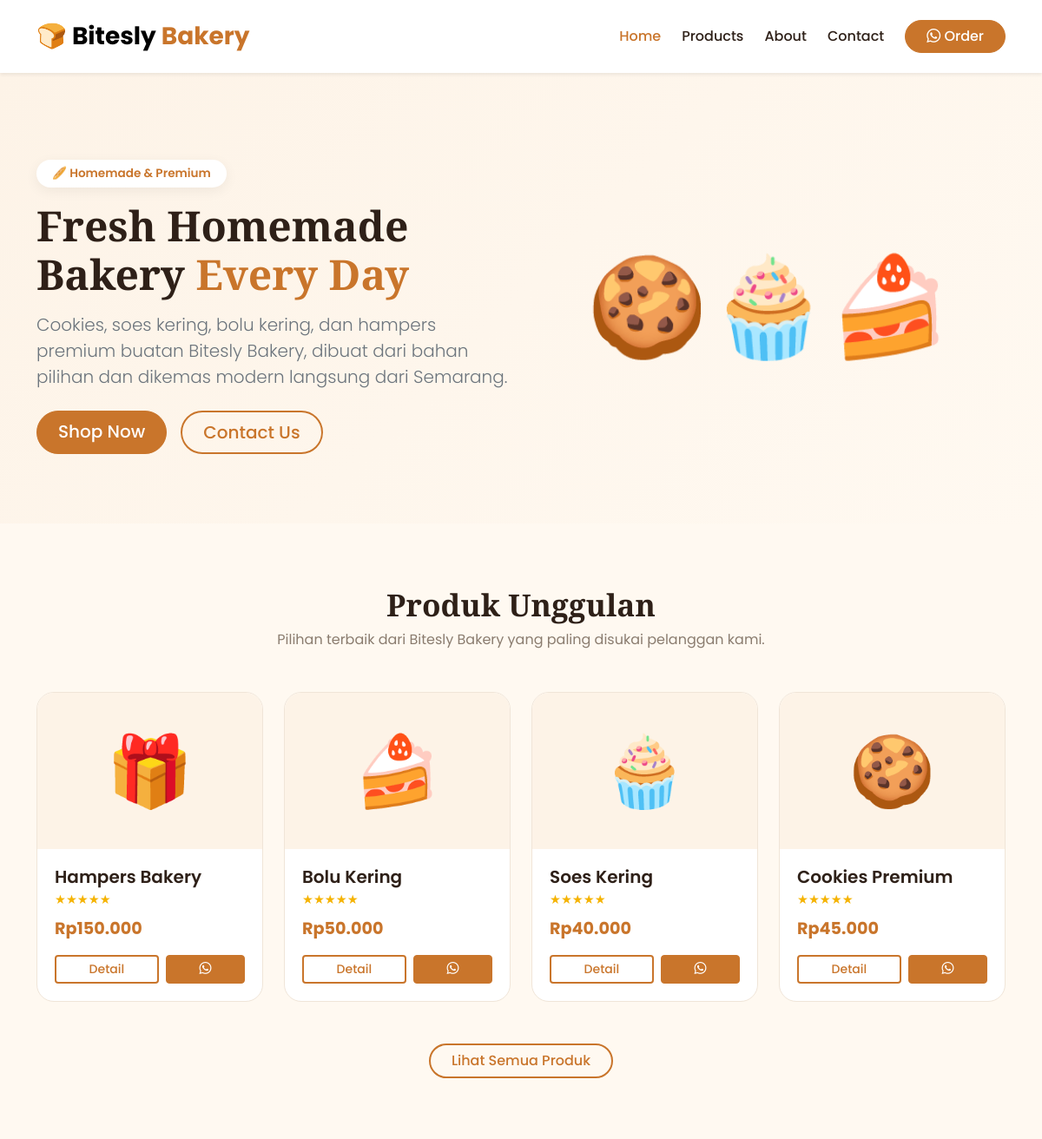
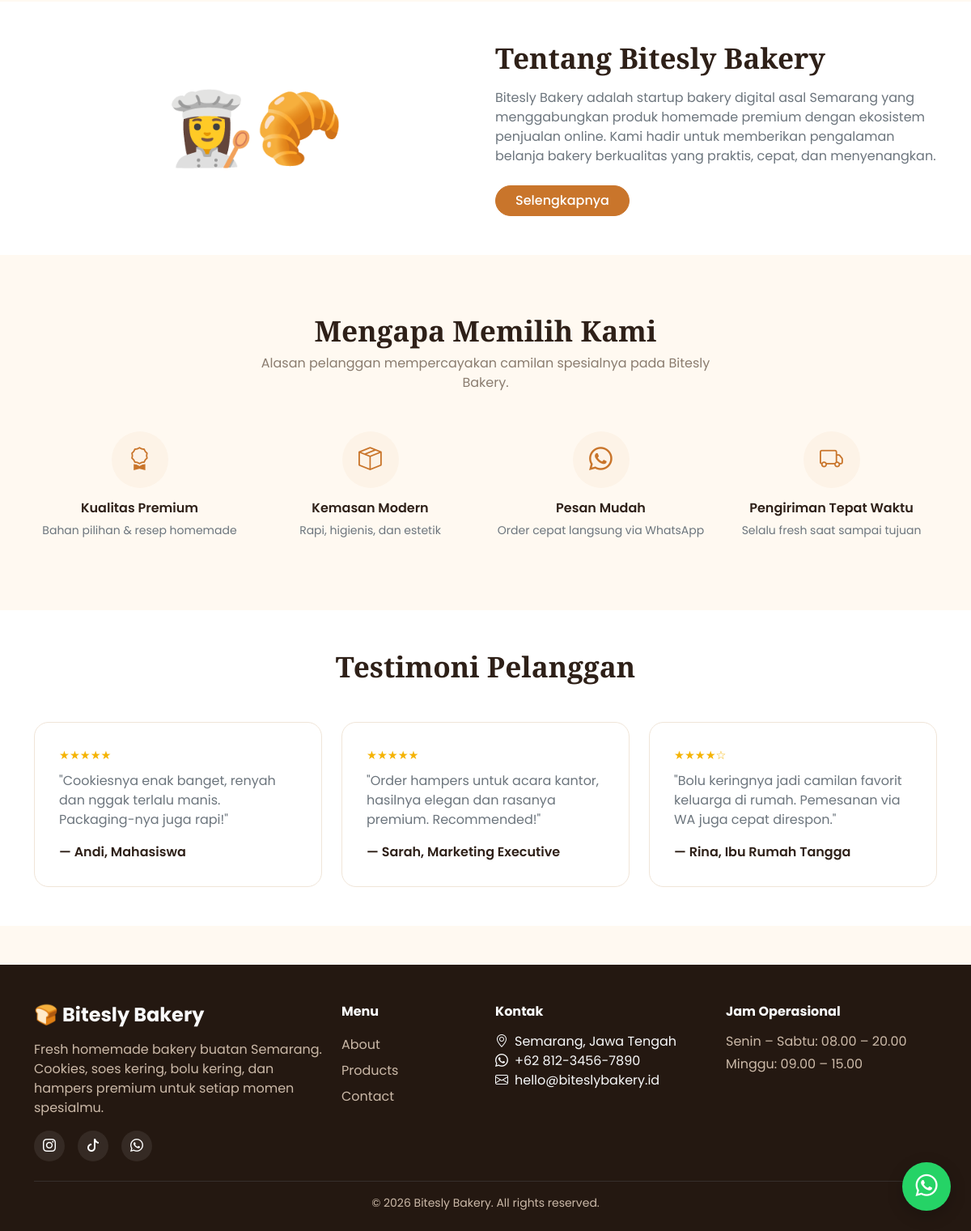
The page / on the database its author committed (2 pictures, top to bottom).
### tables this page shows
CREATE TABLE IF NOT EXISTS produk (
  id INT AUTO_INCREMENT PRIMARY KEY,
  nama VARCHAR(100) NOT NULL,
  kategori VARCHAR(50) NOT NULL,
  harga INT NOT NULL,
  deskripsi TEXT,
  komposisi TEXT,
  berat VARCHAR(50) DEFAULT NULL,
  gambar VARCHAR(255) DEFAULT 'default.jpg',
  rating DECIMAL(2,1) DEFAULT 5.0,
  created_at TIMESTAMP DEFAULT CURRENT_TIMESTAMP
);

### index.php (the view, shortened to what this page needs)
<?php
require_once 'includes/db.php';
$base_url = '';
$current_page = 'home';
include 'includes/header.php';
include 'includes/navbar.php';
$query = mysqli_query($koneksi, "SELECT * FROM produk ORDER BY id DESC LIMIT 4");
function emojiKategori($kategori) {
    $map = [
        'Cookies' => '🍪',
        'Soes' => '🧁',
        'Bolu' => '🍰',
        'Hampers' => '🎁',
    ];
    return $map[$kategori] ?? '🥐';
}
?>
<section class="hero-section">
  <div class="container">
    <div class="row align-items-center gy-5">
      <div class="col-lg-6">
        <span class="hero-badge">🥖 Homemade &amp; Premium</span>
        <h1 class="hero-title mt-3 mb-3">Fresh Homemade Bakery <span class="brand-accent">Every Day</span></h1>
        <p class="lead text-secondary mb-4">Cookies, soes kering, bolu kering, dan hampers premium buatan Bitesly Bakery, dibuat dari bahan pilihan dan dikemas modern langsung dari Semarang.</p>
        <div class="d-flex flex-wrap gap-3">
          <a href="products.php" class="btn btn-brand btn-lg rounded-pill px-4">Shop Now</a>
          <a href="contact.php" class="btn btn-outline-brand btn-lg rounded-pill px-4">Contact Us</a>
        </div>
      </div>
      <div class="col-lg-6">
        <div class="hero-emoji-float">🍪🧁🍰</div>
      </div>
    </div>
  </div>
</section>
<section class="py-5 my-4">
  <div class="container">
    <div class="text-center mb-5">
      <h2 class="section-title">Produk Unggulan</h2>
      <p class="section-subtitle">Pilihan terbaik dari Bitesly Bakery yang paling disukai pelanggan kami.</p>
    </div>
    <div class="row g-4">
      <?php while ($produk = mysqli_fetch_assoc($query)): ?>
      <div class="col-lg-3 col-md-6">
        <div class="product-card">
          <div class="product-emoji"><?= emojiKategori($produk['kategori']) ?></div>
          <div class="product-body">
            <h5 class="fw-semibold mb-1"><?= htmlspecialchars($produk['nama']) ?></h5>
            <div class="rating-stars mb-2">
              <?php
              $r = round($produk['rating']);
              for ($i=0;$i<5;$i++) echo $i < $r ? '★' : '☆';
              ?>
            </div>
            <div class="product-price mb-3">Rp<?= number_format($produk['harga'],0,',','.') ?></div>
            <div class="d-flex gap-2">
              <a href="product-detail.php?id=<?= $produk['id'] ?>" class="btn btn-outline-brand btn-sm flex-fill">Detail</a>
              <a href="https://wa.me/<?= WA_NUMBER ?>?text=Halo%2C%20saya%20ingin%20pesan%20<?= urlencode($produk['nama']) ?>" target="_blank" class="btn btn-brand btn-sm flex-fill"><i class="bi bi-whatsapp"></i></a>
            </div>
          </div>
        </div>
      </div>
      <?php endwhile; ?>
    </div>
    <div class="text-center mt-5">
      <a href="products.php" class="btn btn-outline-brand rounded-pill px-4">Lihat Semua Produk</a>
    </div>
  </div>
</section>
<section class="py-5" style="background:#fff;">
  <div class="container">
    <div class="row align-items-center gy-4">
      <div class="col-lg-6">
        <div class="hero-emoji-float" style="font-size:5.5rem;">👩‍🍳🥐</div>
      </div>
      <div class="col-lg-6">
        <h2 class="section-title mb-3">Tentang Bitesly Bakery</h2>
        <p class="text-secondary">Bitesly Bakery adalah startup bakery digital asal Semarang yang menggabungkan produk homemade premium dengan ekosistem penjualan online. Kami hadir untuk memberikan pengalaman belanja bakery berkualitas yang praktis, cepat, dan menyenangkan.</p>
        <a href="about.php" class="btn btn-brand rounded-pill px-4 mt-2">Selengkapnya</a>
      </div>
    </div>
  </div>
</section>
<section class="py-5 my-4">
  <div class="container">
    <div class="text-center mb-5">
      <h2 class="section-title">Mengapa Memilih Kami</h2>
      <p class="section-subtitle">Alasan pelanggan mempercayakan camilan spesialnya pada Bitesly Bakery.</p>
    </div>
    <div class="row g-4 text-center">
      <div class="col-md-3 col-6">
        <div class="why-icon"><i class="bi bi-award"></i></div>
        <h6 class="fw-semibold">Kualitas Premium</h6>
        <p class="text-secondary small">Bahan pilihan &amp; resep homemade</p>
      </div>
      <div class="col-md-3 col-6">
        <div class="why-icon"><i class="bi bi-box-seam"></i></div>
        <h6 class="fw-semibold">Kemasan Modern</h6>
        <p class="text-secondary small">Rapi, higienis, dan estetik</p>
      </div>
      <div class="col-md-3 col-6">
        <div class="why-icon"><i class="bi bi-whatsapp"></i></div>
        <h6 class="fw-semibold">Pesan Mudah</h6>
        <p class="text-secondary small">Order cepat langsung via WhatsApp</p>
      </div>
      <div class="col-md-3 col-6">
        <div class="why-icon"><i class="bi bi-truck"></i></div>
        <h6 class="fw-semibold">Pengiriman Tepat Waktu</h6>
        <p class="text-secondary small">Selalu fresh saat sampai tujuan</p>
      </div>
    </div>
  </div>
</section>
<section class="py-5" style="background:#fff;">
  <div class="container">
    <div class="text-center mb-5">
      <h2 class="section-title">Testimoni Pelanggan</h2>
    </div>
    <div class="row g-4">
      <div class="col-md-4">
        <div class="testi-card">
          <div class="rating-stars mb-2">★★★★★</div>
          <p class="text-secondary">"Cookiesnya enak banget, renyah dan nggak terlalu manis. Packaging-nya juga rapi!"</p>
          <div class="fw-semibold mt-3">— Andi, Mahasiswa</div>
        </div>
      </div>
      <div class="col-md-4">
        <div class="testi-card">
          <div class="rating-stars mb-2">★★★★★</div>
          <p class="text-secondary">"Order hampers untuk acara kantor, hasilnya elegan dan rasanya premium. Recommended!"</p>
          <div class="fw-semibold mt-3">— Sarah, Marketing Executive</div>
        </div>
      </div>
      <div class="col-md-4">
        <div class="testi-card">
          <div class="rating-stars mb-2">★★★★☆</div>
          <p class="text-secondary">"Bolu keringnya jadi camilan favorit keluarga di rumah. Pemesanan via WA juga cepat direspon."</p>
          <div class="fw-semibold mt-3">— Rina, Ibu Rumah Tangga</div>
        </div>
      </div>
    </div>
  </div>
</section>
<a href="https://wa.me/<?= WA_NUMBER ?>" target="_blank" class="wa-float"><i class="bi bi-whatsapp"></i></a>
<?php include 'includes/footer.php'; ?>

### includes/header.php (shortened to what this page needs)
<!DOCTYPE html>
<html lang="id">
<head>
    <link href="https://cdn.jsdelivr.net/npm/bootstrap@5.3.3/dist/css/bootstrap.min.css" rel="stylesheet">
    <link rel="stylesheet" href="https://cdn.jsdelivr.net/npm/bootstrap-icons@1.11.3/font/bootstrap-icons.css">
    <link rel="stylesheet" href="<?= $base_url ?>assets/css/style.css">
</head>
<body>

### includes/navbar.php (shortened to what this page needs)
<?php
function navActive($page, $current) { return $page === $current ? 'active' : ''; }
?>
<nav class="navbar navbar-expand-lg navbar-light bg-white shadow-sm sticky-top py-3">
  <div class="container">
    <a class="navbar-brand fw-bold fs-3" href="<?= $base_url ?>index.php">
      🍞 <span class="brand-text">Bitesly</span> <span class="brand-accent">Bakery</span>
    </a>
    <div class="collapse navbar-collapse justify-content-end" id="navMenu">
      <ul class="navbar-nav align-items-lg-center gap-lg-2">
        <li class="nav-item"><a class="nav-link <?= navActive('home',$current_page) ?>" href="<?= $base_url ?>index.php">Home</a></li>
        <li class="nav-item"><a class="nav-link <?= navActive('products',$current_page) ?>" href="<?= $base_url ?>products.php">Products</a></li>
        <li class="nav-item"><a class="nav-link <?= navActive('about',$current_page) ?>" href="<?= $base_url ?>about.php">About</a></li>
        <li class="nav-item"><a class="nav-link <?= navActive('contact',$current_page) ?>" href="<?= $base_url ?>contact.php">Contact</a></li>
        <li class="nav-item ms-lg-2">
          <a class="btn btn-brand rounded-pill px-4" href="https://wa.me/<?= WA_NUMBER ?>?text=Halo%20Bitesly%20Bakery%2C%20saya%20ingin%20bertanya%20tentang%20produk." target="_blank">
            <i class="bi bi-whatsapp"></i> Order
          </a>
        </li>
      </ul>
    </div>
  </div>
</nav>

### includes/footer.php (shortened to what this page needs)
<footer class="footer-section text-light pt-5 pb-4 mt-5">
  <div class="container">
    <div class="row gy-4">
      <div class="col-lg-4">
        <h4 class="fw-bold mb-3">🍞 Bitesly Bakery</h4>
        <p class="footer-text">Fresh homemade bakery buatan Semarang. Cookies, soes kering, bolu kering, dan hampers premium untuk setiap momen spesialmu.</p>
        <div class="d-flex gap-3 mt-3">
          <a href="#" class="footer-social" target="_blank"><i class="bi bi-instagram"></i></a>
          <a href="#" class="footer-social" target="_blank"><i class="bi bi-tiktok"></i></a>
          <a href="https://wa.me/<?= WA_NUMBER ?>" class="footer-social" target="_blank"><i class="bi bi-whatsapp"></i></a>
        </div>
      </div>
      <div class="col-lg-2 col-6">
        <h6 class="fw-bold mb-3">Menu</h6>
        <ul class="list-unstyled footer-links">
          <li><a href="<?= $base_url ?>about.php">About</a></li>
          <li><a href="<?= $base_url ?>products.php">Products</a></li>
          <li><a href="<?= $base_url ?>contact.php">Contact</a></li>
        </ul>
      </div>
      <div class="col-lg-3 col-6">
        <h6 class="fw-bold mb-3">Kontak</h6>
        <ul class="list-unstyled footer-links">
          <li><i class="bi bi-geo-alt me-2"></i>Semarang, Jawa Tengah</li>
          <li><i class="bi bi-whatsapp me-2"></i>+62 812-3456-7890</li>
          <li><i class="bi bi-envelope me-2"></i>hello@biteslybakery.id</li>
        </ul>
      </div>
      <div class="col-lg-3">
        <h6 class="fw-bold mb-3">Jam Operasional</h6>
        <p class="footer-text mb-1">Senin – Sabtu: 08.00 – 20.00</p>
        <p class="footer-text">Minggu: 09.00 – 15.00</p>
      </div>
    </div>
    <hr class="border-secondary mt-4 mb-3">
    <div class="text-center footer-text small">
      &copy; <?= date('Y') ?> Bitesly Bakery. All rights reserved.
    </div>
  </div>
</footer>
</body>
</html>

### assets/css/style.css (style rules this page uses)
:root { --brand: #C9752B; --brand-dark: #8A4A16; --brand-light: #FDF3E7; --cream: #FFF9F1; --ink: #2E2018; }
body { font-family: 'Poppins', sans-serif; color: var(--ink); background-color: var(--cream); }
h1, h2, h3, .font-serif { font-family: 'Playfair Display', serif; }
.brand-accent { color: var(--brand); }
.btn-brand { background-color: var(--brand); border-color: var(--brand); color: #fff; font-weight: 500; transition: all .2s ease; }
.btn-outline-brand { border: 2px solid var(--brand); color: var(--brand); font-weight: 500; }
.nav-link { font-weight: 500; color: var(--ink) !important; }
.nav-link.active, .nav-link:hover { color: var(--brand) !important; }
.hero-section { background: linear-gradient(135deg, var(--brand-light) 0%, var(--cream) 100%); padding: 100px 0 80px; overflow: hidden; }
.hero-badge { display: inline-block; background: #fff; border-radius: 50px; padding: 6px 18px; font-size: .85rem; font-weight: 600; color: var(--brand); box-shadow: 0 4px 15px rgba(0,0,0,.06); }
.hero-title { font-size: 3rem; font-weight: 700; line-height: 1.15; }
.hero-emoji-float { font-size: 7rem; text-align: center; animation: float 3.5s ease-in-out infinite; }
.section-title { font-weight: 700; font-size: 2.2rem; }
.section-subtitle { color: #8a7c6f; max-width: 600px; margin: 0 auto; }
.product-card { background: #fff; border-radius: 20px; overflow: hidden; border: 1px solid #f0e5d8; transition: all .25s ease; height: 100%; }
.product-emoji { height: 180px; display: flex; align-items: center; justify-content: center; font-size: 5rem; background: var(--brand-light); }
.product-body { padding: 20px; }
.product-price { color: var(--brand); font-weight: 700; font-size: 1.2rem; }
.rating-stars { color: #f5b301; font-size: .9rem; }
.why-icon { width: 70px; height: 70px; border-radius: 50%; background: var(--brand-light); display: flex; align-items: center; justify-content: center; font-size: 1.8rem; color: var(--brand); margin: 0 auto 15px; }
.testi-card { background: #fff; border-radius: 18px; padding: 30px; height: 100%; border: 1px solid #f0e5d8; }
.footer-section { background-color: #241811; }
.footer-text { color: #cbb9a8; }
.footer-links a { color: #cbb9a8; text-decoration: none; line-height: 2; }
.footer-social { width: 38px; height: 38px; border-radius: 50%; background: rgba(255,255,255,.08); display: flex; align-items: center; justify-content: center; color: #fff; text-decoration: none; }
.wa-float { position: fixed; bottom: 25px; right: 25px; width: 60px; height: 60px; background: #25D366; border-radius: 50%; display: flex; align-items: center; justify-content: center; color: #fff; font-size: 1.7rem; box-shadow: 0 6px 20px rgba(0,0,0,.2); z-index: 999; text-decoration: none; animation: pulse 2s infinite; }

### rows shown on the page
produk: kategori "🎁", nama "Hampers Bakery", harga "150.000"
produk: kategori "🍰", nama "Bolu Kering", harga "50.000"
produk: kategori "🧁", nama "Soes Kering", harga "40.000"
produk: kategori "🍪", nama "Cookies Premium", harga "45.000"
